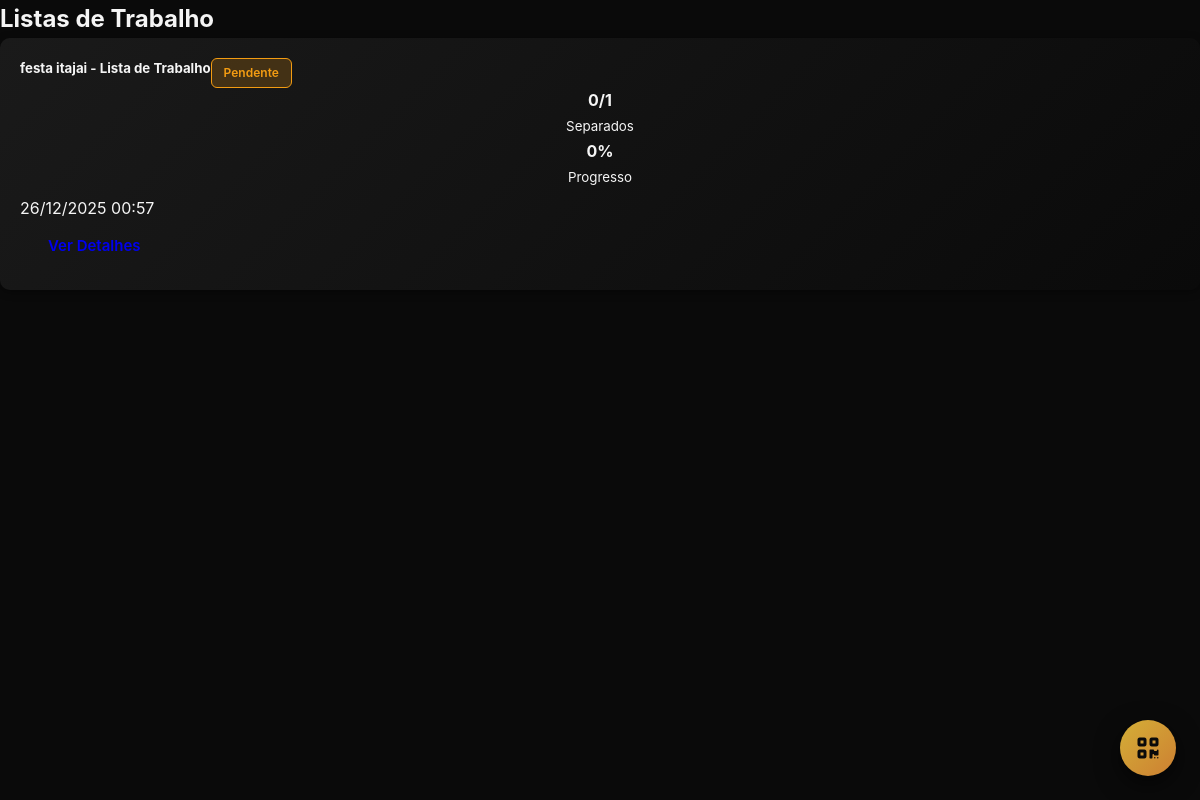
/work-list/ (signed in), run on the app's committed database.
### models/work_list.py (models this page shows)
class WorkList(db.Model):
    __tablename__ = 'work_lists'
    id = db.Column(db.Integer, primary_key=True)
    separation_list_id = db.Column(db.Integer, nullable=True)  # Referência simples
    tour_id = db.Column(db.Integer, nullable=True)
    name = db.Column(db.String(200), nullable=False)
    description = db.Column(db.Text)
    status = db.Column(db.String(20), default='pending')
    company_id = db.Column(db.Integer, nullable=False)
    created_by = db.Column(db.Integer, nullable=False)
    created_at = db.Column(db.DateTime, default=datetime.utcnow)
    assigned_to = db.Column(db.Integer, nullable=True)
    completed_at = db.Column(db.DateTime)
    items = db.relationship('WorkListItem', backref='work_list', lazy='dynamic')
    @property
    def total_items(self):
        return self.items.count()
    @property
    def separated_items(self):
        return self.items.filter_by(separated=True).count()
    @property
    def progress_percentage(self):
        if self.total_items == 0:
            return 0
        return int((self.separated_items / self.total_items) * 100)
    @property
    def progress(self):
        return self.progress_percentage
    @property
    def status_label(self):
        labels = {
            'pending': 'Pendente',
            'in_progress': 'Em Andamento',
            'completed': 'Concluída'
        }
        return labels.get(self.status, self.status)
    @property
    def status_badge(self):
        classes = {
            'pending': 'badge-warning',
            'in_progress': 'badge-info',
            'completed': 'badge-success'
        }
        return classes.get(self.status, 'badge-secondary')

### routes/work_list.py (the view)
@work_list_bp.route('/')
@login_required
def list_work_lists():
    work_lists = WorkList.query.filter_by(
        company_id=current_user.company_id
    ).order_by(WorkList.created_at.desc()).all()
    return render_template('work_list/list.html', work_lists=work_lists)

### main.py (called while the page is built)
@login_manager.user_loader
def load_user(user_id):
    from models.user import User
    return User.query.get(int(user_id))

### templates/work_list/list.html (shortened to what this page needs)
{% extends "base.html" %}
{% block content %}
<div class="container-fluid py-4">
    <div class="d-flex justify-content-between align-items-center mb-4">
        <h2 class="text-white mb-0">
             Listas de Trabalho
        </h2>
    </div>
    {% if work_lists %}
        <div class="row g-3">
            {% for wl in work_lists %}
            <div class="col-md-6 col-lg-4">
                <div class="card bg-dark border-secondary h-100">
                    <div class="card-body">
                        <div class="d-flex justify-content-between align-items-start mb-3">
                            <h5 class="card-title text-white mb-0">{{ wl.name }}</h5>
                            <span class="badge {{ wl.status_badge }}">
                                {{ wl.status_label }}
                            </span>
                        </div>
                        <div class="row text-center mt-3 mb-3">
                            <div class="col-6">
                                <div class="border-end border-secondary">
                                    <h4 class="text-white mb-0">{{ wl.separated_items }}/{{ wl.total_items }}</h4>
                                    <small class="text-muted">Separados</small>
                                </div>
                            </div>
                            <div class="col-6">
                                <h4 class="text-white mb-0">{{ wl.progress }}%</h4>
                                <small class="text-muted">Progresso</small>
                            </div>
                        </div>
                        <div class="progress mb-3" style="height: 6px;">
                        </div>
                        <div class="d-flex justify-content-between align-items-center text-muted small">
                            <span>
                                {{ wl.created_at.strftime('%d/%m/%Y %H:%M') }}
                            </span>
                        </div>
                        <a href="{{ url_for('work_list.detail', id=wl.id) }}"
                           class="btn btn-outline-light btn-sm w-100 mt-3">
                        </a>
                    </div>
                </div>
            </div>
            {% endfor %}
        </div>
    {% endif %}
</div>
{% endblock %}

### templates/base.html (style rules this page uses)
* { margin: 0; padding: 0; box-sizing: border-box; }
:root { --black-deep: #0a0a0a; --gray-darkest: #1a1a1a; --gray-dark: #2a2a2a; --gray-medium: #3a3a3a; --gray-light: #505050; --gray-lighter: #707070; --white-soft: #f5f5f5; --white-muted: #e0e0e0; --gold: #d4af37; --bronze: #cd7f32; --gold-dark: #b8941f; --success: #2ecc71; --warning: #f39c12; --danger: #e74c3c; --info: #3498db; --spacing-xs: 4px; --spacing-sm: 8px; --spacing-md: 16px; --spacing-lg: 24px; --spacing-xl: 32px; --radius-sm: 6px; --radius-md: 10px; --radius-lg: 14px; --shadow-sm: 0 2px 8px rgba(0, 0, 0, 0.4); --shadow-md: 0 4px 16px rgba(0, 0, 0, 0.5); --shadow-lg: 0 8px 24px rgba(0, 0, 0, 0.6); --bottom-nav-height: 70px; --header-height: 60px; --max-width: 1200px; }
body { font-family: -apple-system, BlinkMacSystemFont, 'Segoe UI', 'Roboto', 'Helvetica', 'Arial', sans-serif; background: var(--black-deep); color: var(--white-soft); line-height: 1.6; -webkit-font-smoothing: antialiased; -moz-osx-font-smoothing: grayscale; }
.btn { display: inline-flex; align-items: center; justify-content: center; gap: var(--spacing-xs); padding: 12px 24px; border: none; border-radius: var(--radius-md); font-size: 15px; font-weight: 600; cursor: pointer; transition: all 0.3s ease; text-decoration: none; white-space: nowrap; }
.card { background: linear-gradient(135deg, var(--gray-darkest) 0%, var(--black-deep) 100%); border-radius: var(--radius-md); padding: var(--spacing-md); box-shadow: var(--shadow-sm); transition: all 0.3s ease; }
.badge { display: inline-block; padding: 4px 12px; border-radius: var(--radius-sm); font-size: 12px; font-weight: 600; white-space: nowrap; }
.badge-warning { background: rgba(243, 156, 18, 0.2); color: var(--warning); border: 1px solid var(--warning); }
@media (min-width: 1024px) { :root { --spacing-md: 20px; --spacing-lg: 32px; --spacing-xl: 48px; } }
.text-center { text-align: center; }
.d-flex { display: flex; }

### data on the page
WorkList: name "festa itajai - Lista de Trabalho", status_label "Pendente", separated_items "0", total_items "1", progress "0", created_at "26/12/2025 00:57"
